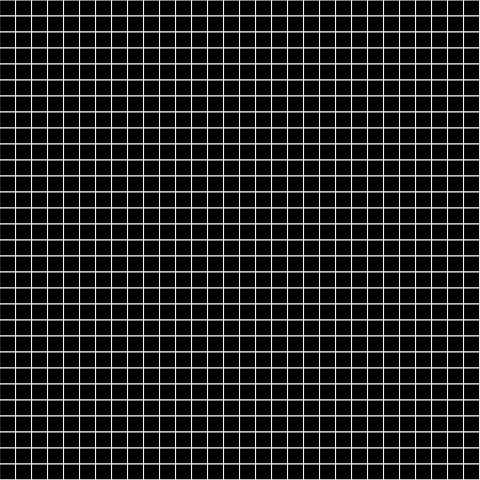
Frame 1 (no input)
Frame 60 (no input): identical to frame 1, image omitted
Frame 120 (the mouse pressed at the canvas centre since frame 60): identical to frame 1, image omitted

The p5.js sketch that drew this single still picture (run headless with seeded random() and noise() and a simulated clock; from frame 60 on, the mouse is pressed at the canvas centre):

// p5.js sketch
// ── sketch.js
const resolution = 30;
let canvasHeight = 480;
let canvasWidth = 480;
let rectWidth = canvasWidth / resolution;
let rectHeight = canvasHeight / resolution;
let grid;

function initGrid() {}

function drawGrid() {
  for (let i = 0; i < width - rectWidth; i++) {
    for (let j = 0; j < height - rectHeight; j++) {
      rect(0 + rectWidth * i, 0 + rectHeight * j, rectWidth, rectHeight);
    }
  }
}

function setup() {
  // put setup code here
  createCanvas(480, 480);
  background(255);
}

function draw() {
  // put drawing code here
  fill(0);
  stroke(255);
  drawGrid();
}
